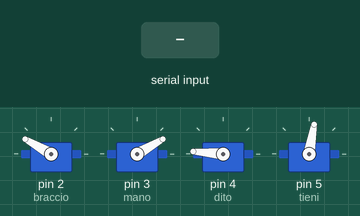
A sketch run on a simulated Arduino Leonardo, built with avr-gcc and run on an emulated ATmega32U4. On the bench: 4 × servo. The inputs (shaded band) are chosen by the test bench.

Above: at 1.2 s.
1.3 s: "k" received over the second serial link
At 2.8 s:
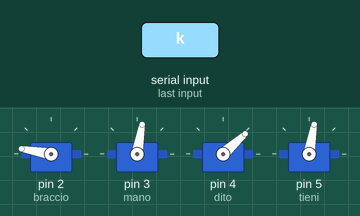
At 4.1 s:
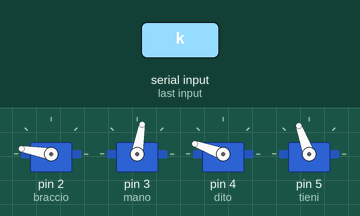
Timing chart, 0 to 12.8 s (numbered marks = the images above; inputs shaded):
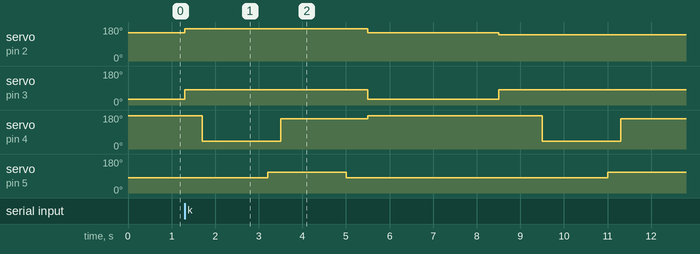

Measured:
- after the input at 1.3 s, servo on pin 2 (braccio): 150° → 170° at once, → 150° 4.2 s later, → 140° 3.0 s later; servo on pin 3 (mano): 30° → 80° at once, → 30° 4.2 s later, → 80° 3.0 s later

The sketch:

thrower.ino
```cpp
#include <Servo.h>

#define SERIALE Serial1

const int triggerPort = 6;
const int echoPort = 7;

Servo mano;
Servo braccio;
Servo dito;
Servo tieni;

// Posizione Iniziale
void posIn();
void fire();
int calcolaDistanza();
void testLunghezza();
void knife();

void setup() {
  pinMode(triggerPort, OUTPUT);
  pinMode(echoPort, INPUT);

  SERIALE.begin(9600);

  braccio.attach(2);
  mano.attach(3);
  dito.attach(4);
  tieni.attach(5);
  posIn();
}
char incomingbyte;
void loop() {
  if (SERIALE.available()) {
    incomingbyte = (char)SERIALE.read();
    switch (incomingbyte) {
      case 'f':
        delay(1000);
        testlunghezza(calcolaDistanza());
        delay(1000);
        posIn();
        break;
      case 'k':
        knife();
        delay(1000);
        posIn();
        break;
      default:
        break;
    }
  }
}

void fire()
{
  int var = 120;
  while (var > 40) {
    dito.write(var);
    var -= 3;
  }
  delay(1500);
  tieni.write(110);
  delay(300);
  dito.write(160);
  delay(1500);
  tieni.write(80);
}
void posIn()
{
  braccio.write(150);
  mano.write(30); //70 GRADI --> 190 CM  65--> 170 CM 55--> 150 CM //45 GRADI 65CM, 50 GRADI 90 CM, 55 GRADI
  dito.write(175);
  tieni.write(80);
}
int calcolaDistanza()
{
  int durata = 0, distanza = 0;
  do {
    delay(200);
    digitalWrite(triggerPort, LOW);
    delayMicroseconds(100);
    digitalWrite(triggerPort, HIGH);
    delayMicroseconds(100);
    digitalWrite(triggerPort, LOW);
    durata = pulseIn(echoPort, HIGH);
    distanza = int(0.034 * durata / 2);
  } while (distanza <= 50 || distanza >= 160);
  return distanza;
}
void testlunghezza(int distance) {
  if (distance > 70 && distance < 110) {
    mano.write(58);
    braccio.write(braccio.read() - 5);
  }
  else if (distance > 100 && distance < 130)
    mano.write(65);
  else if (distance > 130 && distance < 160)
    mano.write(70);
  delay(1000);
  fire();
}
void knife()
{
  mano.write(80);
  braccio.write(170);
  delay(400);
  fire();
  delay(500);
  posIn();
  delay(3000);
  mano.write(80);
  braccio.write(140);
  delay(1000);
  fire();
}
```
